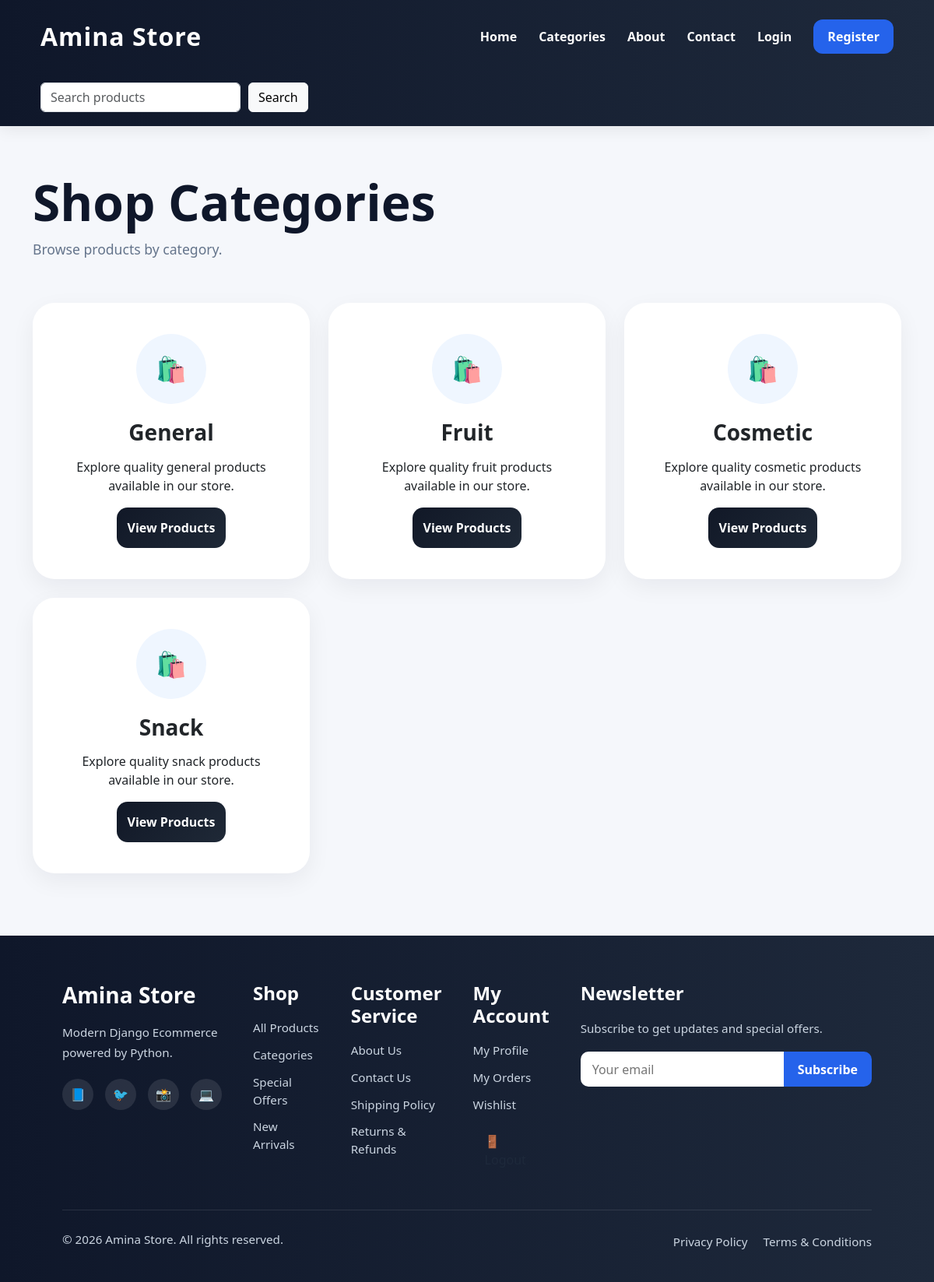
Page /categories/ on the committed database.
### products/models.py (models this page shows, shortened)
class Product(models.Model):
    name = models.CharField(max_length=200)
    description = models.TextField()
    category = models.CharField(max_length=100)
    image = models.ImageField(upload_to='products/')
    price = models.DecimalField(max_digits=10, decimal_places=2)
    stock = models.IntegerField()
    created_at = models.DateTimeField(auto_now_add=True)

### products/views.py (the view)
# urls.py: path('categories/', views.categories, name='categories'),
def categories(request):
    categories = Product.objects.values_list(
        'category',
        flat=True
    ).distinct()
    return render(request,
                  'products/categories.html',
                  {'categories': categories})

### products/templates/products/categories.html
{% extends 'base.html' %}
{% block content %}
<div class="page-header">
    <h1>Shop Categories</h1>
    <p>
        Browse products by category.
    </p>
</div>
<div class="row g-4">
    {% for category in categories %}
    <div class="col-lg-4 col-md-6">
        <div class="category-card">
            <div class="category-icon">
                🛍️
            </div>
            <h3>{{ category }}</h3>
            <p>
                Explore quality {{ category|lower }}
                products available in our store.
            </p>
            <a href="/?category={{ category }}"
               class="btn btn-dark">
                View Products
            </a>
        </div>
    </div>
    {% endfor %}
</div>
{% endblock %}

### static/css/style.css (style rules this page uses)
body { background: #f5f7fb; font-family: 'Segoe UI', sans-serif; }
h1 { font-weight: 700; color: #111827; }
.btn-dark { background: linear-gradient(135deg, #111827, #1f2937); border: none; border-radius: 14px; padding: 14px; font-weight: 600; transition: 0.3s; }
.page-header { padding:60px 0 40px; }
.page-header h1 { font-size:4rem; font-weight:800; color:#0f172a; }
.page-header p { color:#64748b; font-size:1.1rem; }
.category-card { background:white; padding:40px; border-radius:28px; text-align:center; box-shadow:0 10px 30px rgba(15,23,42,0.06); transition:0.3s; height:100%; }
.category-icon { width:90px; height:90px; margin:auto; margin-bottom:20px; border-radius:50%; background:#eff6ff; display:flex; align-items:center; justify-content:center; font-size:2rem; }
.category-card h3 { font-weight:700; margin-bottom:15px; }

### rows in the picture
Product: category "General", category "general"
Product: category "Fruit", category "fruit"
Product: category "Cosmetic", category "cosmetic"
Product: category "Snack", category "snack"
